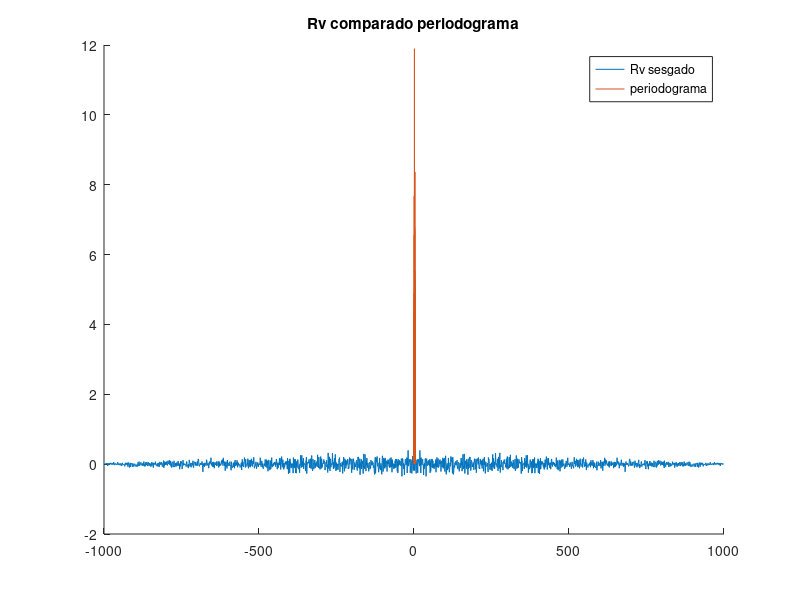

Write the MATLAB code that produced this figure.
%Sea un proceso aleatorio ESA, gaussiano blanco V(n)~N(0,4) de largo N=1000.
%1. Estime la función de autocorrelación RV(k) del proceso V(n) y grafíquela para
%-N < k < N.. Ayuda: use xcorr(v, ‘biased’).

N = 1000;

Z = randn(N, 1);

V = 2*Z;

Rv_biased = xcorr(V, 'biased');
[y, x] = periodogram(V);

k = 1-N : N-1; 

figure();
hold on;
plot(k, Rv_biased, 'DisplayName','Rv sesgado');
plot(x, y, 'DisplayName','periodograma');
title('Rv comparado periodograma');
legend();
hold off;




